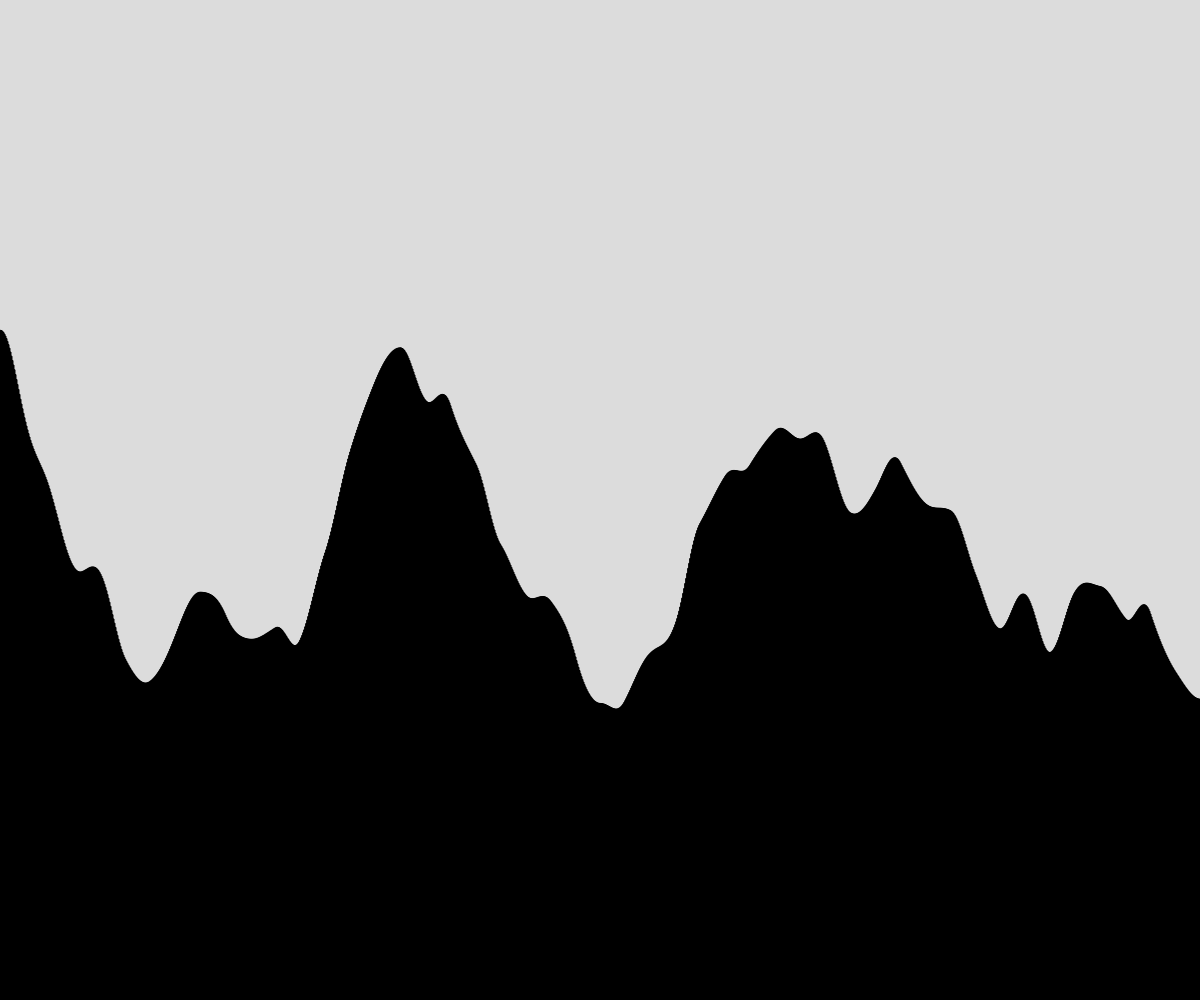
Frame 1 (no input)
Frame 60 (no input): identical to frame 1, image omitted
Frame 120 (the mouse pressed at the canvas centre since frame 60): identical to frame 1, image omitted

The p5.js sketch that drew this single still picture (run headless with seeded random() and noise() and a simulated clock; from frame 60 on, the mouse is pressed at the canvas centre):

// p5.js sketch
// ── sketch.js
// Array Demo

let numberOfRects;
let rectHeights = [];
let rectWidth;
let time = 0;

function setup() {
  createCanvas(windowWidth, windowHeight);
  numberOfRects = width;
  rectWidth = width / numberOfRects;
  setTheHeights();
}

function draw() {
  background(220);
  displayRects();
}

function setTheHeights() {
  for (let i=0; i<numberOfRects; i++) {
    let theHeight = noise(time) * height;
    rectHeights.push(theHeight);
    time += 0.005;
  }
}

function displayRects() {
  for (let i=0; i<numberOfRects; i++) {
    fill("black");
    rect(i*rectWidth, height-rectHeights[i], rectWidth, rectHeights[i]);
  }
}
